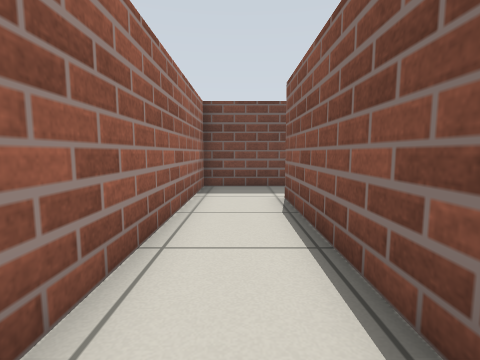
[1] (above)

16 first-person views from a walk through a Gazebo world. The camera is 0.61 m above the floor, tilts 6° down and sees 85° across. The floor is counted in squares, 0.5 m on a side. Each view is taken from the middle of a square. On the plan, view 1 faces up. The plan holds only what a view shows up to about 12 squares ahead; the rest is blank.

[2]
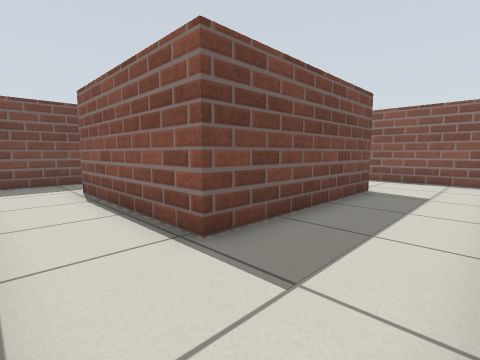

[3]
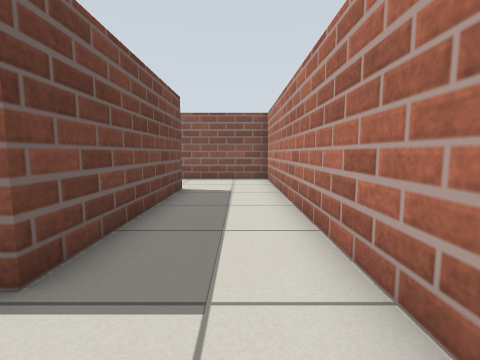

[4]
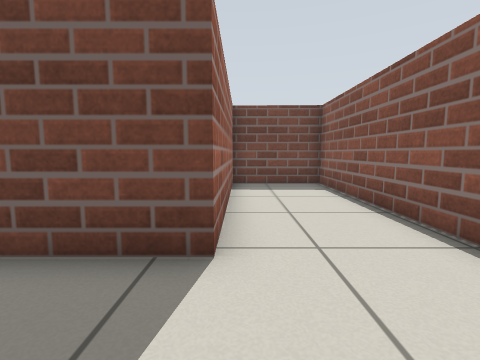

[5]
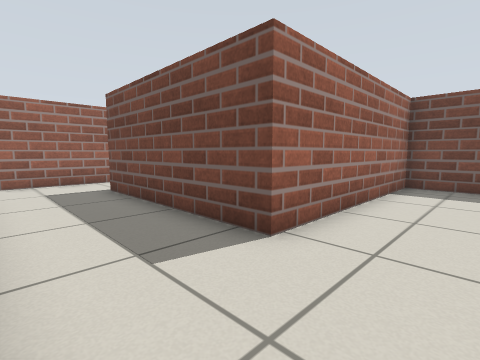

[6]
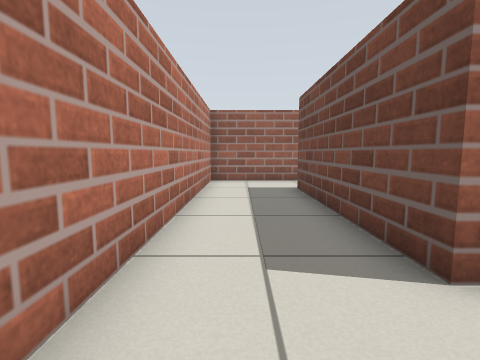

[7]
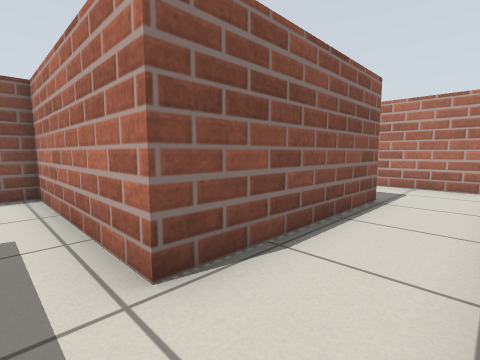

[8]
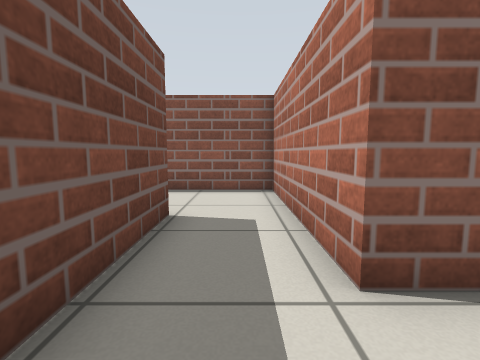

[9]
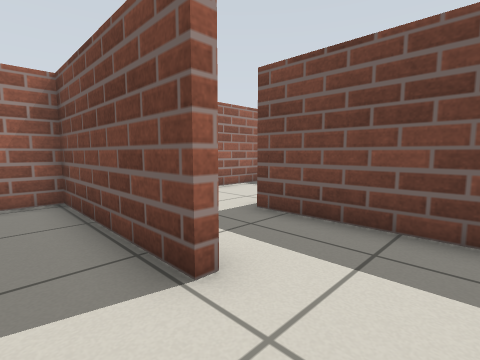

[10]
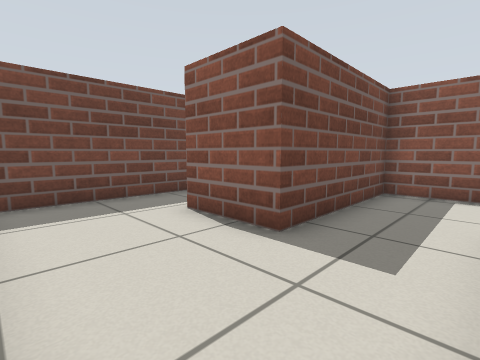

[11]
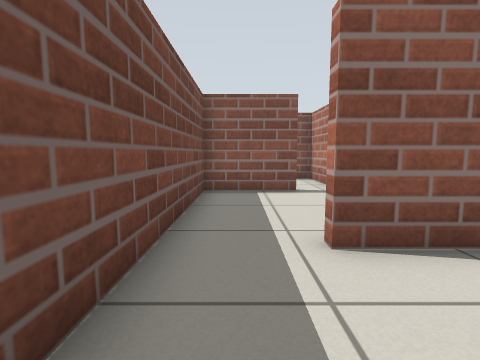

[12]
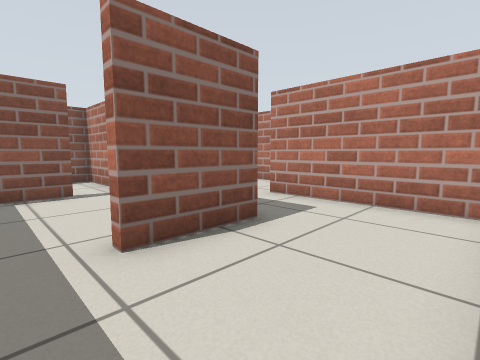

[13]
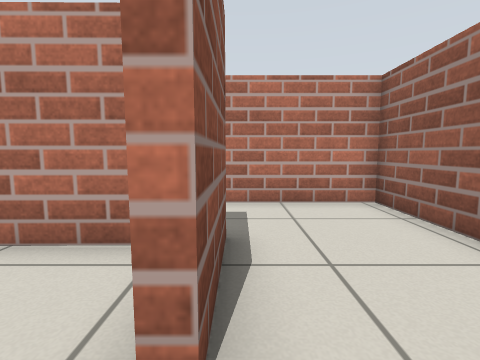

[14]
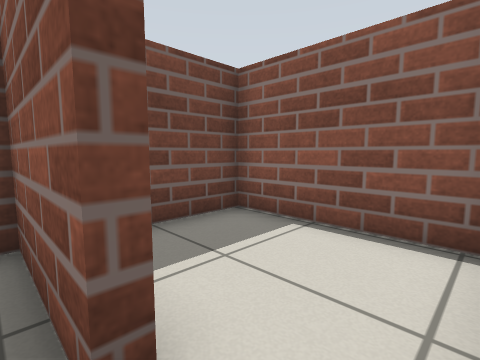

[15]
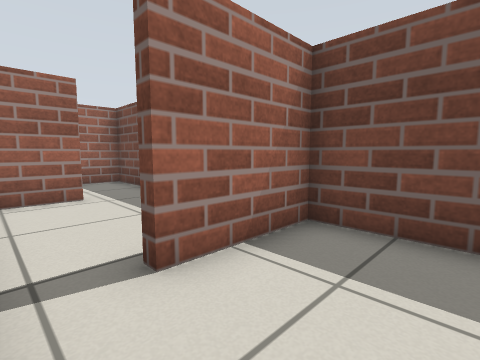

[16]
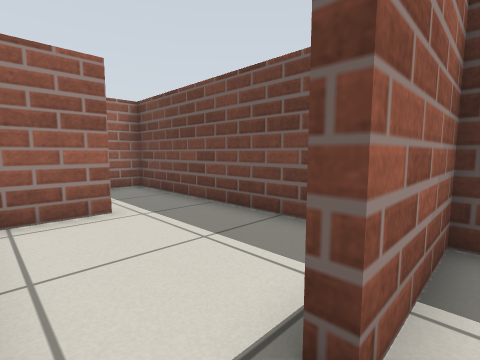

### Floor plan
Points are (right, up) in squares from view 1. A wall is a line through its corners. A room is listed if a view was taken in it or the views show most of it. See-through windows are left out.
Room 1 (views 1, 2, 3, 4, 5, 6, 7, 8, 9)
walls: (4.1, 9.4) (-1.3, 9.4) (-1.3, -2.3) (11.1, -2.3) (11.1, 8.2) (7.6, 8.2) (7.6, 0.9) (1.2, 0.9) (1.2, 6.9) (7.3, 6.9) (7.3, 8.4)
ways out: opening at (5.5, 9) to room 2
Room 2 (views 10, 11, 12, 13)
walls: (-1.3, 12.5) (-1.3, 9.7) (4, 9.7); (2.4, 17.1) (-1.3, 17.1) (-1.3, 14.1); (7.3, 8.4) (7.3, 12.4) (2.2, 12.3) (2.2, 14.9)
ways out: opening at (5.5, 9) to room 1; opening at (2, 15.5) to room 3
Room 3 (view 14)
walls: (3.3, 12.7) (5.2, 12.7); (7.3, 14.1) (7.3, 17.1) (2.4, 17.1); (2.5, 14.9) (2.5, 13.1)
ways out: opening at (2, 15.5) to room 2; opening at (7, 13.5) to room 4
Room 4 (views 15, 16)
walls: (8.8, 12.7) (11.1, 12.7) (11.1, 17.1) (7.6, 17.1) (7.6, 14.1)
ways out: opening at (7, 13.5) to room 3

Positions as (right, up) in squares from view 1, and headings:
1: (0, 0), facing up
2: (-1, -2), facing up-right
3: (-1, -1), facing right
4: (8, -2), facing up
5: (10, -2), facing up-left
6: (10, -1), facing left
7: (-1, 8), facing down-right
8: (-1, 8), facing right
9: (6, 8), facing up-left
10: (-1, 10), facing up-right
11: (-1, 16), facing right
12: (-1, 16), facing down-right
13: (2, 16), facing down
14: (7, 13), facing up-right
15: (10, 13), facing up-left
16: (8, 13), facing up-left
